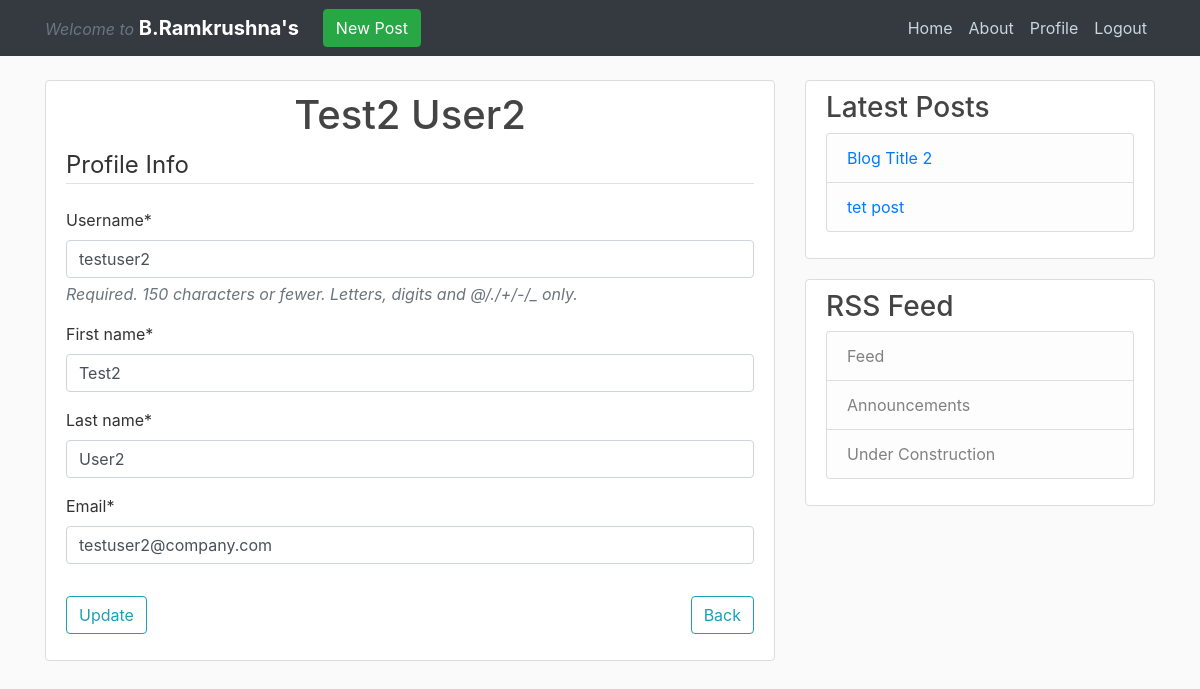
/profile/ (signed in), run on an earlier commit of the app's database.
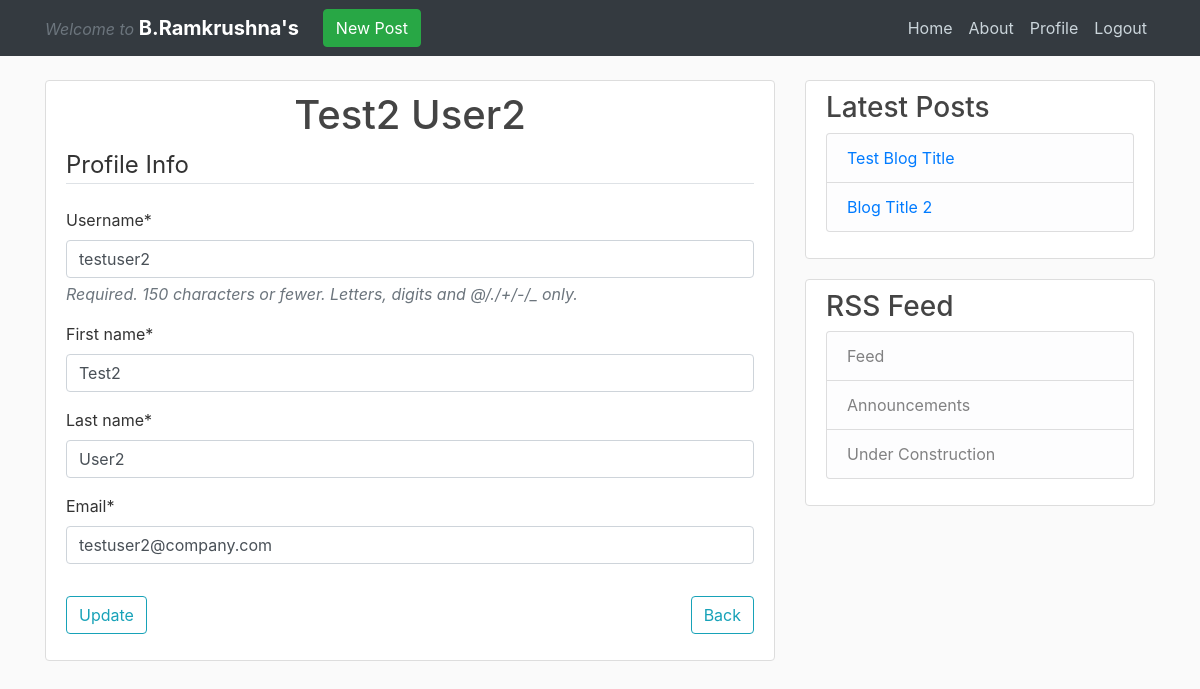
And on a later commit of the database.
### posts/models.py (models this page shows, shortened)
class Post(models.Model):
    title = models.CharField(max_length=80)
    author_description = models.CharField(max_length=160)
    content = models.TextField()
    posted_on = models.DateTimeField(default=timezone.now)
    author = models.ForeignKey(User, on_delete=models.CASCADE)
    image = models.FileField(blank=True, null=True, upload_to='posts')
    def get_absolute_url(self):
        return reverse('posts-detail', kwargs={'pk': self.pk})

### users/views.py (the view)
# urls.py: path('profile/', users_view.profile, name='profile'),
@login_required
def profile(request):
    if request.method == "POST":
        form = UserUpdateForm(request.POST, instance=request.user)
        if form.is_valid():
            form.save()
            messages.success(request, f'Your account has been updated!')
            return redirect('profile')
    else:
        form = UserUpdateForm(instance=request.user)
    return render(request, 'users/profile.html', {'form': form})

### users/forms.py
class UserUpdateForm(forms.ModelForm):
    first_name = forms.CharField()
    last_name = forms.CharField()
    email = forms.EmailField()
    class Meta:
        model = User
        fields = ['username', 'first_name', 'last_name', 'email']

### posts/templatetags/posts_tags.py (called while the page is built)
@register.inclusion_tag('posts/snippets/recent_posts.html')
def recent_posts():
    return {
        'post_list': Post.objects.all().order_by("-posted_on")[:2]
    }

### users/templates/users/profile.html (shortened to what this page needs)
{% extends "posts/base.html" %}
{% load crispy_forms_tags %}
{% block content %}
<div class="content-section">
  <div class="media">
    <div class="media-body">
      <h2 class="account-heading text-center">{{ user.first_name }} {{ user.last_name }}</h2>
    </div>
  </div>
  <form method="POST" enctype="multipart/form-data">
    <fieldset class="form-group">
      <legend class="border-bottom mb-4">Profile Info</legend>
      {{ form|crispy }}
    </fieldset>
    <div class="form-group">
      <button class="btn btn-outline-info" type="submit">
        Update
      </button>
      <a class="btn btn-outline-info float-right" type="submit" href="{% url 'posts-home' %}">
        Back
      </a>
    </div>
  </form>
</div>
{% endblock content %}

### posts/templates/posts/snippets/recent_posts.html
{% for post in post_list %}
  <li class="list-group-item list-group-item-light">
      <a href="{{ post.get_absolute_url }}"> {{ post.title }}</a>
  </li>
{% endfor %}

What changed in the data, as far as the page shows it:
removed Post: title "tet post"
added Post: title "Test Blog Title"
